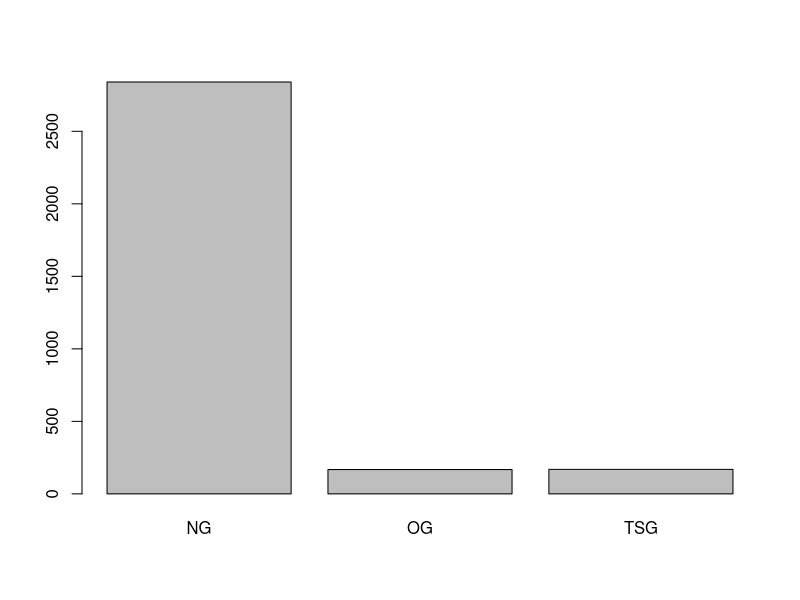
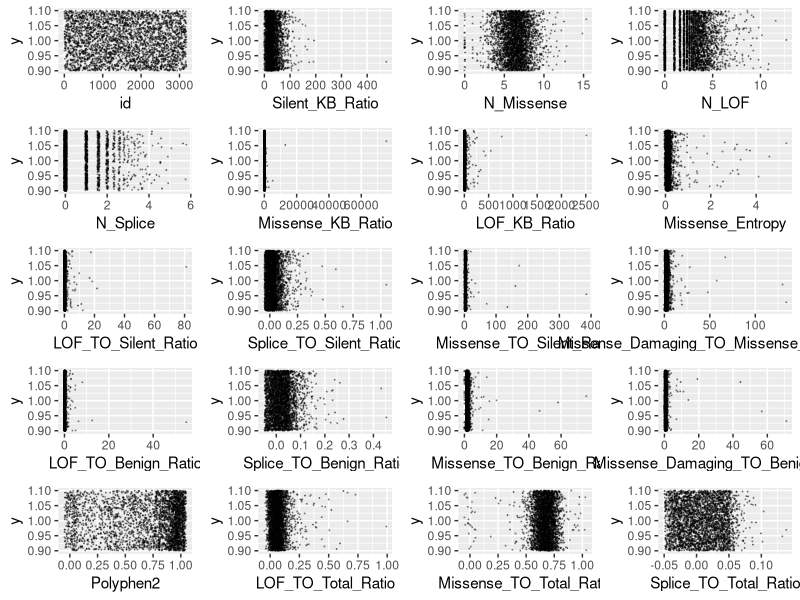
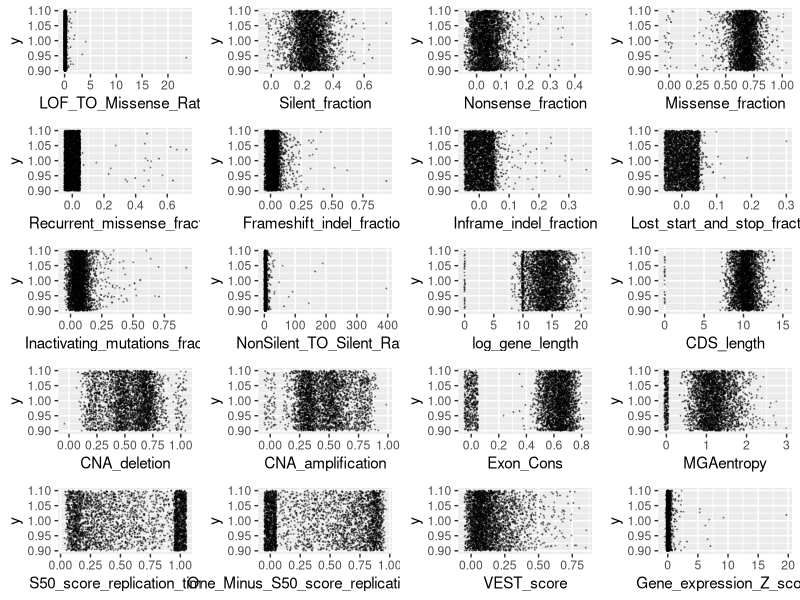
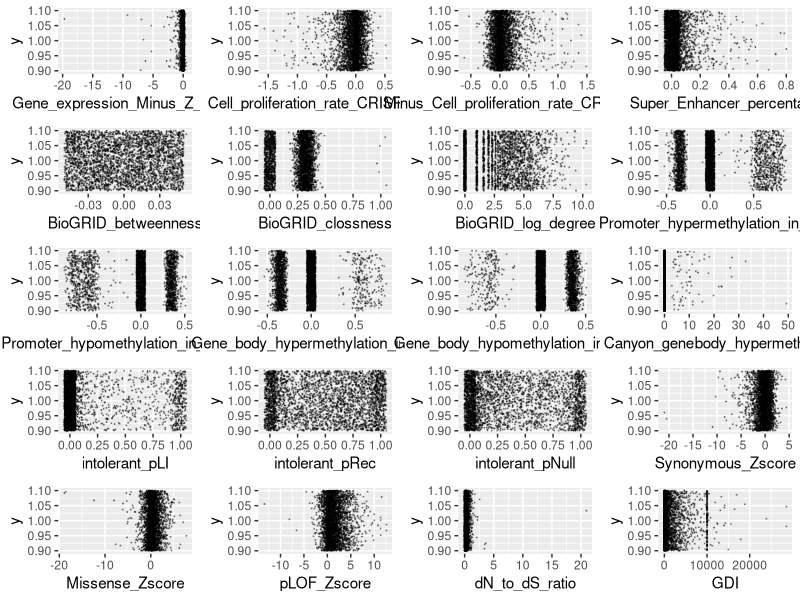
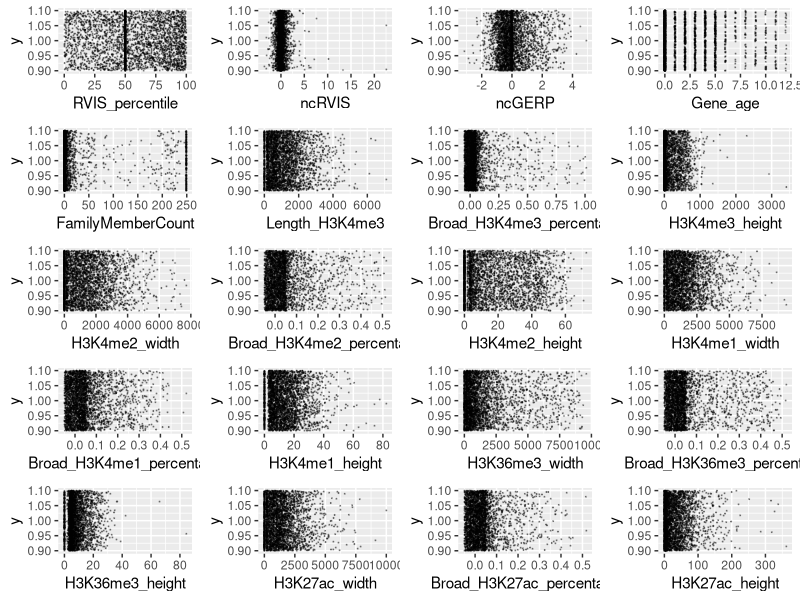
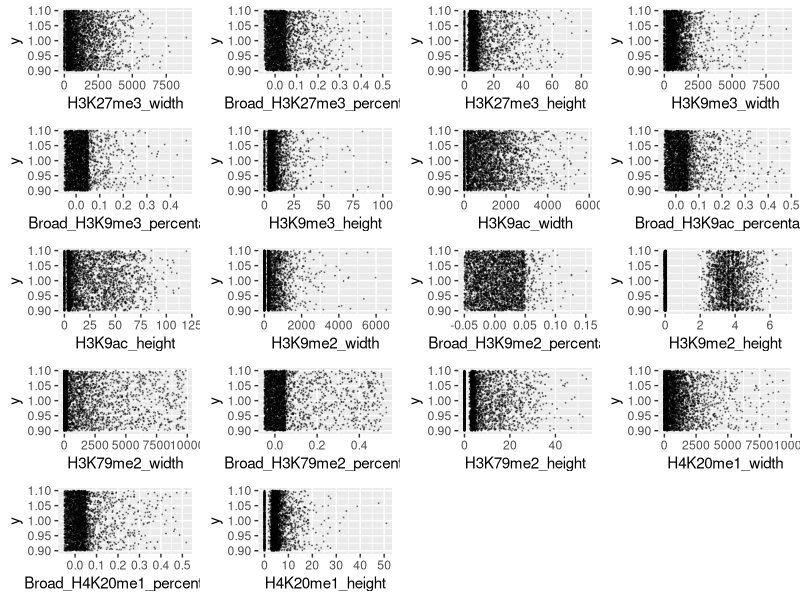
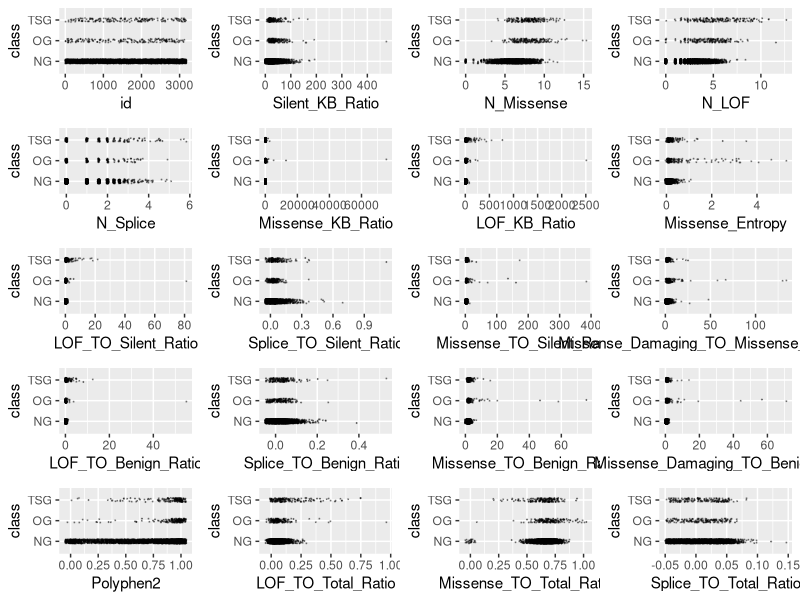
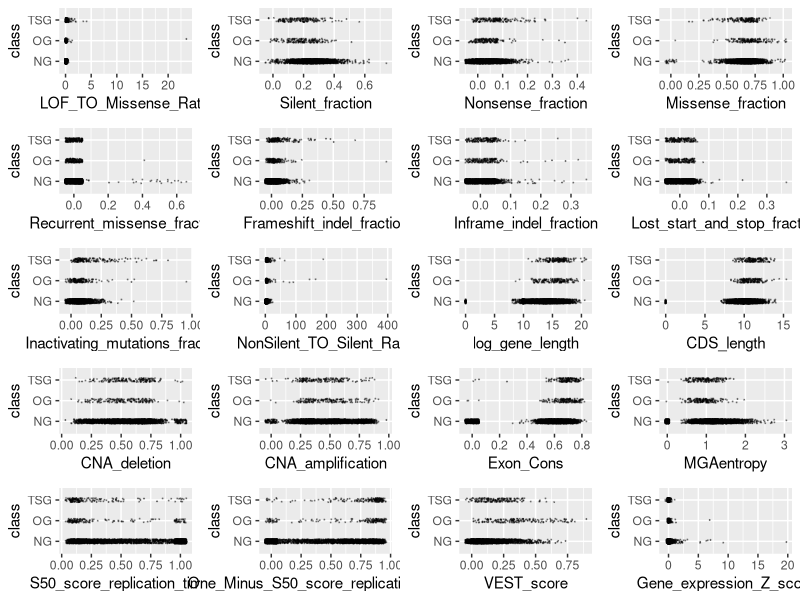

The R script that drew these images, in order:
# Code Appendix

# Step 1: Look at variables and models holistically, see what stands out
## Predictors: Look for correlation, outliers
## Classification: See best WCA performers, least variable

training <- read.csv("training.csv", stringsAsFactors = TRUE)
sort(abs(cor(training)["class", ]), decreasing = TRUE)[2:19]
training$class <- factor(training$class)
levels(training$class) <- c("NG", "OG", "TSG")
dim(training)
names(training)[c(1, 99)]
barplot(table(training$class))
table(training$class) / nrow(training)
any(is.na(training))
library(ggplot2)
scatter <- function(var) {
  ggplot(training, aes_string(var, 1)) +
    geom_jitter(width = 0.05, height = 0.1, size = 0.1,
                colour = rgb(0, 0, 0, alpha = 1 / 3))
}
scat_plot <- lapply(names(training)[-99], scatter)
library(gridExtra)
grid.arrange(grobs = scat_plot[1:20], ncol = 4)
grid.arrange(grobs = scat_plot[21:40], ncol = 4)
grid.arrange(grobs = scat_plot[41:60], ncol = 4)
grid.arrange(grobs = scat_plot[61:80], ncol = 4)
grid.arrange(grobs = scat_plot[81:98], ncol = 4)
library(ggplot2)
scatter <- function(var) {
  ggplot(training, aes_string(var, "class")) +
    geom_jitter(width = 0.05, height = 0.1, size = 0.1,
                colour = rgb(0, 0, 0, alpha = 1 / 3))
}
scat_plot <- lapply(names(training)[-99], scatter)
library(gridExtra)
grid.arrange(grobs = scat_plot[1:20], ncol = 4)
grid.arrange(grobs = scat_plot[21:40], ncol = 4)
grid.arrange(grobs = scat_plot[41:60], ncol = 4)
grid.arrange(grobs = scat_plot[61:80], ncol = 4)
grid.arrange(grobs = scat_plot[81:98], ncol = 4)
score <- function (conf_mat) {
  print(sum(diag(conf_mat) * c(1, 20, 20)))
  print(sum(diag(conf_mat) * c(1, 20, 20)) / sum(apply(conf_mat, 2, sum) * c(1, 20, 20)))
}

classify <- function(probs) {
  if (any(probs[2:3] > 0.05)) {
    subset <- probs[2:3]
    output <- which(subset == max(subset))
    if (length(output) > 1) {
      output <- sample(1:2, 1)
    }
  } else {
    output <- 0
  }
  output
}
library(dplyr)
vars <- training %>% select(Broad_H3K9ac_percentage, N_LOF, pLOF_Zscore,
                            N_Splice, LOF_TO_Total_Ratio, VEST_score, BioGRID_log_degree, Broad_H3K79me2_percentage,
                            RVIS_percentile,
                            Polyphen2, Broad_H3K36me3_percentage, class)
vars$class <- factor(vars$class)
levels(vars$class) <- c("NG", "OG", "TSG")

# Visual display of correlation matrix for predictors
cor_mtx <- round(cor(vars[, names(vars) != "class"]), 2)
library(reshape2)
melted_cor_mtx <- melt(cor_mtx)
cor_heatmap <- ggplot(data = melted_cor_mtx, aes(x = Var1, y = Var2, fill = value)) + geom_tile()
cor_heatmap <- cor_heatmap +
  scale_fill_gradient2(low = "blue", high = "red", mid = "white",
                       midpoint = 0, limit = c(-1, 1), space = "Lab", name="Correlation") + 
  theme_minimal() +
  theme(axis.text.x = element_text(angle = 45, vjust = 1, size = 12, hjust = 1))
cor_heatmap

# Run various fitted models to see which perform best with respect to variability and WCA
scores_mat <- matrix(nrow = 10, ncol = 4)
k <- 1
set.seed(1223)
for (i in runif(10, min = 1, max = 10^7)) {
  set.seed(i)
  vars <- training %>% select(Broad_H3K9ac_percentage, N_LOF, pLOF_Zscore,
                              N_Splice, LOF_TO_Total_Ratio, VEST_score, BioGRID_log_degree, Broad_H3K79me2_percentage,
                              RVIS_percentile,
                              Polyphen2, Broad_H3K36me3_percentage, class)
  library(caret)
  vars_test <- createDataPartition(vars$class, p = 0.7, 
                                   list = FALSE)
  vars_train <- vars[vars_test, ]
  vars_test <- vars[-vars_test, ]
  
  train_cont <- trainControl(method = "cv", number = 5, classProbs = TRUE, savePredictions = TRUE)
  
  
  knn_ft <- train(class ~ ., data = vars_train, method = "knn", preProc = c("center", "scale"),
                  trControl = train_cont, tuneGrid = expand.grid(k = 5))
  preds <- predict(knn_ft, newdata = vars_test, type = "prob")
  knn_mod <- table("pred"=unlist(apply(preds, 1, classify)), "obs" = vars_test$class)
  scores_mat[k, 1] <- score(knn_mod)
  train_cont <- trainControl(method = "cv", number = 5, classProbs = TRUE, savePredictions = TRUE)
  qda_ft <- train(class ~ ., data = vars_train, method = "qda", preProc = c("center", "scale"),
                  trControl = train_cont)
  preds <- predict(qda_ft, newdata = vars_test, type = "prob")
  
  qda_mod <- table("pred"=apply(preds, 1, classify), "obs" = vars_test$class)
  scores_mat[k, 2] <- score(qda_mod)
  train_cont <- trainControl(method = "cv", number = 5, classProbs = TRUE, savePredictions = TRUE)
  lda_ft <- train(class ~ ., data = vars_train, method = "lda", preProc = c("center", "scale"),
                  trControl = train_cont)
  preds <- predict(lda_ft, newdata = vars_test, type = "prob")
  
  lda_mod <- table("pred"=apply(preds, 1, classify), "obs" = vars_test$class)
  scores_mat[k, 3] <- score(lda_mod)
  mn <- nnet::multinom(class ~ ., data = vars_train, model = TRUE)
  preds <- predict(mn, newdata = vars_test, type = "prob")
  predclass <- apply(preds, 1, classify)
  mn_mod <- table("pred"=predclass, "obs"=vars_test$class)
  scores_mat[k, 4] <- score(mn_mod)
  k <- k + 1
}
colnames(scores_mat) <- c("KNN", "QDA", "LDA", "Logistic")
data.frame(scores_mat)
# LDA performs better and is less variable than the other models
apply(scores_mat, 2, mean)
apply(scores_mat, 2, sd)

## Step 2: Consider removing observations and correlated predictors
# Create an outlier function
outlier <- function(data) {
  low <- mean(data) - 3 * sd(data)
  high <- mean(data) + 3 * sd(data)
  which(data < low | data > high)
}
library(ggplot2)
scatter <- function(var) {
  ggplot(training, aes_string(var, "class")) +
    geom_jitter(width = 0.05, height = 0.1, size = 0.1,
                colour = rgb(0, 0, 0, alpha = 1 / 3))
}
scat_plot <- lapply(names(training)[-99], scatter)
library(gridExtra)
grid.arrange(grobs = scat_plot[1:20], ncol = 4)
grid.arrange(grobs = scat_plot[21:40], ncol = 4)
grid.arrange(grobs = scat_plot[41:60], ncol = 4)
grid.arrange(grobs = scat_plot[61:80], ncol = 4)
grid.arrange(grobs = scat_plot[81:98], ncol = 4)
outliers <- table(unlist(lapply(training[,-99], outlier)))
outlier_index <- sort(outliers, decreasing = TRUE)
# Remove 50 most common outlier observations (i.e. outliers across multiple predictors)
training <- training[-as.numeric(names(outlier_index)[1:50]),]

# The below variables had outstanding outliers which we chose to remove
sort(training$Missense_TO_Silent_Ratio, decreasing = TRUE)[1:10]
training <- training[-which(training$Missense_TO_Silent_Ratio > 100), ]
sort(training$Missense_KB_Ratio, decreasing = TRUE)[1:10]
training <- training[-which(training$Missense_KB_Ratio > 2000), ]
sort(training$LOF_TO_Silent_Ratio, decreasing = TRUE)[1:10]
training <- training[-which(training$LOF_TO_Silent_Ratio > 5), ]
sort(training$Gene_expression_Z_score, decreasing = TRUE)[1:10]
training <- training[-which(training$Gene_expression_Z_score > 4), ]
sort(training$dN_to_dS_ratio, decreasing = TRUE)[1:10]
training <- training[-which(training$dN_to_dS_ratio > 5),]
sort(training$Silent_KB_Ratio, decreasing = TRUE)[1:10]
training <- training[-which(training$Silent_KB_Ratio > 200), ]
sort(training$Lost_start_and_stop_fraction, decreasing = TRUE)[1:10]
training <- training[-which(training$Lost_start_and_stop_fraction > 0.2),]
sort(training$Synonymous_Zscore, decreasing = FALSE)[1:10]
training <- training[-which(training$Synonymous_Zscore < -15), ]
numeric_training <- training[,-99]

# Lots of zeroes for some observations, so removed those observations with quite a few zeroes across predictor variables
n_zeroes <- rep(NA, nrow(numeric_training))

for(i in seq_len(nrow(numeric_training))){
  row_i_zeroes <- 0
  for(j in seq_len(ncol(numeric_training))){
    if(round(numeric_training[i,j], digits = 5) == 0){
      row_i_zeroes <- row_i_zeroes + 1
    }
  }
  n_zeroes[i] <- row_i_zeroes
}
# Remove observations with more than half of their predictor variable values as zero (possibly "junk" observations/irrelevant)
training <- training[n_zeroes <= ncol(training) / 2, ]

# Replot predictors vs. class to see if outliers properly removed
library(ggplot2)
scatter <- function(var) {
  ggplot(training, aes_string(var, "class")) +
    geom_jitter(width = 0.05, height = 0.1, size = 0.1,
                colour = rgb(0, 0, 0, alpha = 1 / 3))
}
scat_plot <- lapply(names(training)[-99], scatter)
library(gridExtra)
grid.arrange(grobs = scat_plot[1:20], ncol = 4)
grid.arrange(grobs = scat_plot[21:40], ncol = 4)
grid.arrange(grobs = scat_plot[41:60], ncol = 4)
grid.arrange(grobs = scat_plot[61:80], ncol = 4)
grid.arrange(grobs = scat_plot[81:98], ncol = 4)

# Look at correlation matrices for correlated variables
library(dplyr)
library(caret)
set.seed(12)
vars <- training
cor_mtx <- round(cor(vars[, names(vars) != "class"]), 2)
library(reshape2)
melted_cor_mtx <- melt(cor_mtx)
cor_heatmap <- ggplot(data = melted_cor_mtx, aes(x = Var1, y = Var2, fill = value)) + geom_tile()
cor_heatmap <- cor_heatmap +
  scale_fill_gradient2(low = "blue", high = "red", mid = "white",
                       midpoint = 0, limit = c(-1, 1), space = "Lab", name="Correlation") + 
  theme_minimal() +
  theme(axis.text.x = element_text(angle = 45, vjust = 1, size = 12, hjust = 1))
cor_heatmap

which(abs(cor_mtx) > 0.75, arr.ind = TRUE)
# Eliminate all but one of a set of variables highly correlated with one another
correlated <- c("id", "N_LOF", "CDS_length", "LOF_TO_Benign_Ratio",
                "LOF_TO_Total_Ratio", "LOF_TO_Missense_Ratio",
                "Inactivating_mutations_fraction", "Splice_TO_Benign_Ratio",
                "Splice_TO_Total_Ratio", "Missense_TO_Benign_Ratio",
                "NonSilent_TO_Silent_Ratio", "Missense_fraction",
                "One_Minus_S50_score_replication_timing", "CNA_amplification",
                "Gene_expression_Minus_Z_score", "log_gene_length",
                "Minus_Cell_proliferation_rate_CRISPR_KD",
                "Promoter_hypomethylation_in_cancer",
                "Gene_body_hypomethylation_in_cancer",
                "H3K4me2_width", "H3K9ac_width", "H3K9ac_height",
                "Broad_H3K4me1_percentage",
                "Broad_H3K27ac_percentage", "H3K4me1_width",
                "H3K36me3_width", "H3K36me3_height",
                "H3K27me3_width", "H3K27me3_height", "H3K9me3_width",
                "H3K79me2_width", "H3K79me2_height", "H4K20me1_width")
vars <- vars[, !(names(training) %in% correlated)]
cor_mtx <- round(cor(vars[, names(vars) != "class"]), 2)
melted_cor_mtx <- melt(cor_mtx)
cor_heatmap <- ggplot(data = melted_cor_mtx, aes(x = Var1, y = Var2, fill = value)) + geom_tile()
cor_heatmap <- cor_heatmap +
  scale_fill_gradient2(low = "blue", high = "red", mid = "white",
                       midpoint = 0, limit = c(-1, 1), space = "Lab", name="Correlation") + 
  theme_minimal() +
  theme(axis.text.x = element_text(angle = 45, vjust = 1, size = 12, hjust = 1))
cor_heatmap


which(abs(cor_mtx) > 0.6, arr.ind = TRUE)
# Eliminate all but one of a set of variables highly correlated with one another
second_correlated <- c("Missense_KB_Ratio", "LOF_KB_Ratio", "Nonsense_fraction",
                       "Frameshift_indel_fraction",
                       "Missense_Damaging_TO_Benign_Ratio",
                       "Missense_TO_Total_Ratio", "Silent_fraction",
                       "BioGRID_clossness", "pLOF_Zscore",
                       "Length_H3K4me3", "Broad_H3K4me3_percentage","H3K4me2_height",
                       "H3K4me3_height", "H3K27ac_width", "H3K27ac_height",
                       "H3K4me1_height", "H3K9me3_height",
                       "Broad_H3K79me2_percentage", "intolerant_pLI",
                       "Broad_H4K20me1_percentage", "Broad_H3K36me3_percentage")

vars <- vars[, !(names(vars) %in% second_correlated)]

cor_mtx <- round(cor(vars[, names(vars) != "class"]), 2)
library(reshape2)
melted_cor_mtx <- melt(cor_mtx)
cor_heatmap <- ggplot(data = melted_cor_mtx, aes(x = Var1, y = Var2, fill = value)) + geom_tile()
cor_heatmap <- cor_heatmap +
  scale_fill_gradient2(low = "blue", high = "red", mid = "white",
                       midpoint = 0, limit = c(-1, 1), space = "Lab", name="Correlation") + 
  theme_minimal() +
  theme(axis.text.x = element_text(angle = 45, vjust = 1, size = 12, hjust = 1))
cor_heatmap

# Use logistic regression to see which variables are significant predictors
set.seed(12)
mn <- nnet::multinom(class ~ ., data = vars, model = TRUE)
tidymn <- broom::tidy(mn) %>% arrange(p.value)
tidymn <- tidymn %>% filter(p.value < 0.05 / nrow(tidymn))
terms <- unique(tidymn$term)[-1]
terms

# Define score (WCA) and classify functions
#function to calculate wca
score <- function (conf_mat) {
  # Diagonal of matrix corresponds to correctly predicted classes
  print(sum(diag(conf_mat) * c(1, 20, 20)))
  print(sum(diag(conf_mat) * c(1, 20, 20)) / sum(apply(conf_mat, 2, sum) * c(1, 20, 20)))
}

# Set new threshold to account for unbalanced data
classify <- function(probs, k) {
  if (any(probs[2:3] > k)) {
    subset <- probs[2:3]
    output <- which(subset == max(subset))
    if (length(output) > 1) {
      output <- sample(1:2, 1)
    }
  } else {
    output <- 0
  }
  output
}

## Step 3: Fit the models
vars <- training %>% select(all_of(terms), class)
set.seed(100)
thresh_list <- list()
length(thresh_list) <- 10
j <- 1
# for() loop to validate post cross-validation with WCA and varying thresholds
for (rand in ceiling(runif(10, min = 1, max = 10000000))) {
  set.seed(rand)
  vars_split <- createDataPartition(vars$class, p = 0.8, list = FALSE)
  vars_train <- vars[vars_split, ]
  vars_test <- vars[-vars_split, ]
  
  train_cont <- trainControl(method = "cv", number = 5, classProbs = TRUE, savePredictions = TRUE)
  lda_ft <- train(class ~ ., data = vars_train, method = "lda", preProc = c("center", "scale"),
                  trControl = train_cont)
  preds <- predict(lda_ft, newdata = vars_test, type = "prob")
  scores <- numeric(100)
  for (i in seq(from = 0.001, to = 0.1, by = 0.001)) {
    lda_mod <- table("pred"=apply(preds, 1, classify, k = i), "obs" = vars_test$class)
    lda_mod
    scores[i*1000] <- score(lda_mod)
  }
  thresh_list[[j]] <- scores
  j <- j + 1
}

# Plot WCA as a function of threshold for various seeds to see best threshold
thresh_vals <- c(0.001, 0.0025, 0.005, 0.01, 0.025, 0.05, 0.1)
plot(thresh_list[[1]] ~ seq(from = 0.001, to = 0.1, by = 0.001),
     type = "l", ylim = c(0.6, 0.9), col = rgb(0, 0, 0, alpha = 0.5),
     xaxt = "n", ylab = "WCA Percentage",
     main = "WCA vs. Threshold for Different Seeds",
     xlab = "Threshold for Choosing Between (0) and (1 and 2)")
for (i in 2:10) {
  red <- 0
  green <- 0
  blue <- 0
  if (i %% 4 == 1) {red <- 0.5}
  if (i %% 4 == 2) {green <- 0.5}
  if (i %% 4 == 3) {blue <- 0.5}
  lines(seq(from = 0.001, to = 0.1, by = 0.001), thresh_list[[i]],
        col = rgb(red, green, blue, alpha = 0.5))
  
}
abline(v = thresh_vals, col = rgb(0, 0, 0, alpha = 0.5))
points(unlist(lapply(thresh_list, which.max)) * 0.001, unlist(lapply(thresh_list, max)),
       pch = 19, cex = 0.5)
axis(side = 1, at = thresh_vals, cex.axis = 0.75, las = 2)
best_thresh <- unlist(lapply(thresh_list, which.max))
median(best_thresh * 0.001)
thresh_val_scores <- matrix(nrow = 10, ncol = length(thresh_vals))
colnames(thresh_val_scores) <- thresh_vals
for (i in 1:10) {
  thresh_val_scores[i, ] <- thresh_list[[i]][thresh_vals * 1000]
}
apply(thresh_val_scores, 2, mean)

### From the threshold plot above, LDA model seems to perform the best from thresholds that are rather small (less than 0.01)
## Use threshold of 0.005 for determining when to classify as OG or TSG (highest peak) as primary model
## (closer to mean threshold)
set.seed(123)
vars_split <- createDataPartition(vars$class, p = 0.8, list = FALSE)
vars_train <- vars[vars_split, ]
vars_test <- vars[-vars_split, ]
train_cont <- trainControl(method = "cv", number = 5,
                           classProbs = TRUE, savePredictions = TRUE)
lda_ft <- train(class ~ ., data = vars_train, method = "lda",
                preProc = c("center", "scale"), trControl = train_cont)
preds <- predict(lda_ft, newdata = vars_test, type = "prob")
lda_mod <- table("pred" = apply(preds, 1, classify, k = 0.005),
                 "obs" = vars_test$class)
lda_mod
score(lda_mod)
# write .csv file for prediction submission
tests <- read.csv("test.csv")
preds <- predict(lda_ft, newdata = tests, type = "prob")
preds <- apply(preds, 1, classify, k = 0.005)
names(preds) <- tests$id
csv_file <- data.frame(id = tests$id,
                       class = preds)
# write.csv(csv_file, "modelpredictions13_pt2.csv", row.names = FALSE)

## Use threshold of 0.01 for determining when to classify as OG or TSG (highest peak) as secondary model
## (to account for the few high thresholds for some seeds)
set.seed(123)
vars_test <- createDataPartition(vars$class, p = 0.8, 
                                 list = FALSE)
vars_train <- vars[vars_test, ]
vars_test <- vars[-vars_test, ]
train_cont <- trainControl(method = "cv", number = 5, classProbs = TRUE, savePredictions = TRUE)
lda_ft <- train(class ~ ., data = vars_train, method = "lda", preProc = c("center", "scale"),
                trControl = train_cont)
preds <- predict(lda_ft, newdata = vars_test, type = "prob")
lda_mod <- table("pred"=apply(preds, 1, classify, k = 0.01), "obs" = vars_test$class)
lda_mod
score(lda_mod)
# Write .csv file for prediction submission
tests <- read.csv("test.csv")
preds <- predict(lda_ft, newdata = tests, type = "prob")
preds <- apply(preds, 1, classify, k = 0.01)
names(preds) <- tests$id
csv_file <- data.frame(id = tests$id,
                       class = preds)
# write.csv(csv_file, "modelpredictions13_pt2.csv", row.names = FALSE)